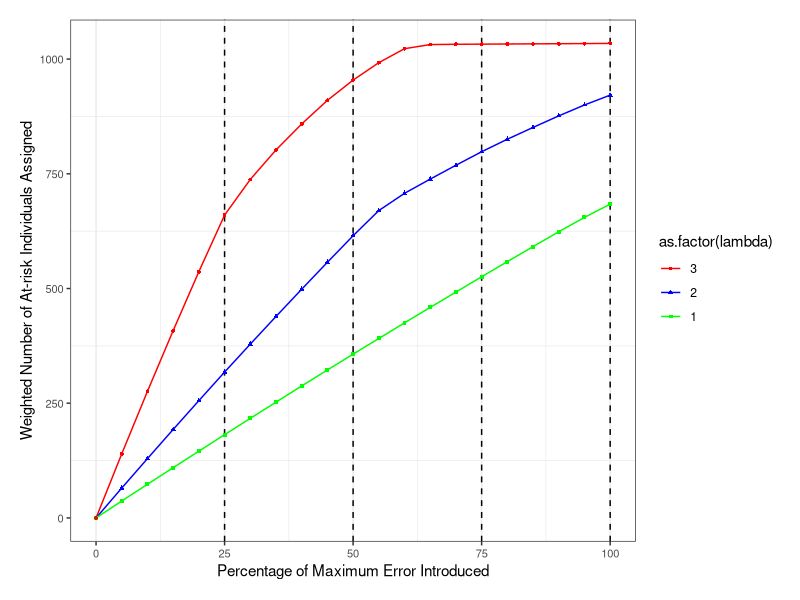
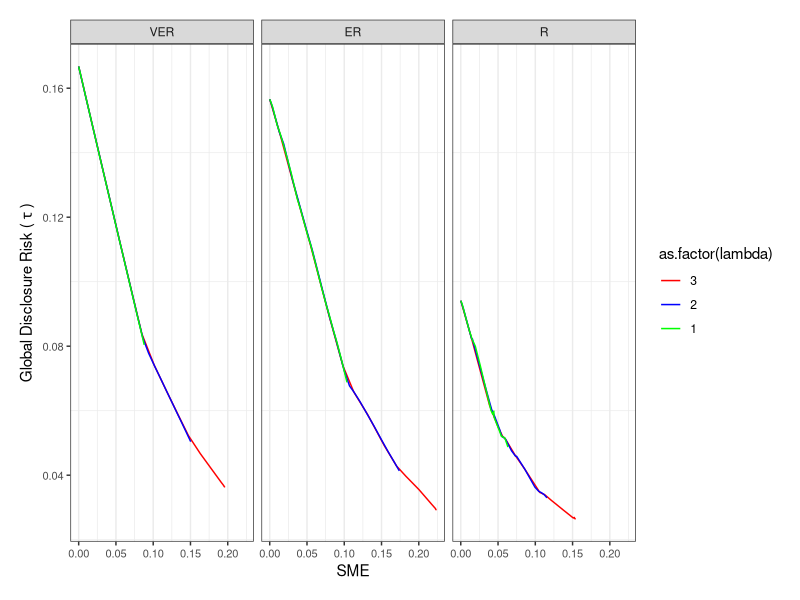
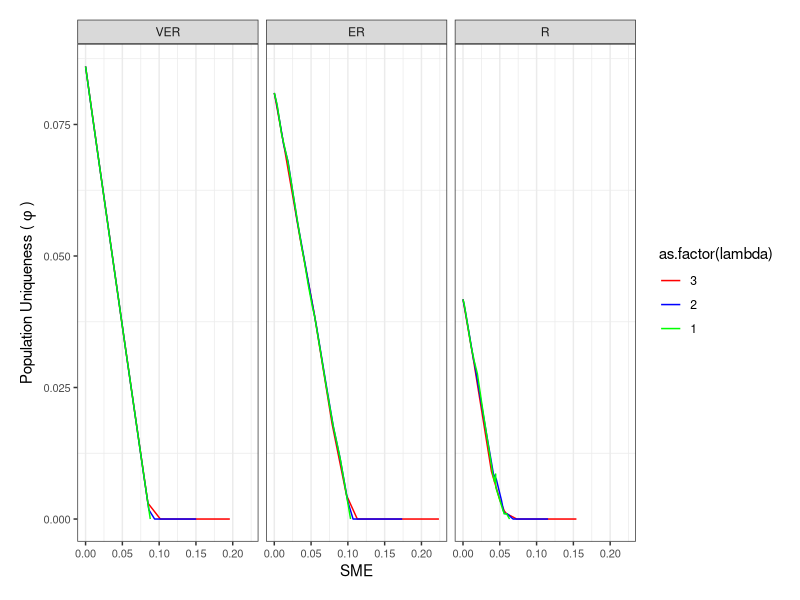

The R script that drew these images, in order:
library(ggplot2)
library(dplyr)


########------------- Read data -------------############

options(scipen=999)
bi.data <- readr::read_csv("bi_objective.csv", show_col_types = FALSE)


########------------- Objectives -------------############
bi.data0 <- bi.data %>% filter(predicate == "VER")
bi.data0$f2[bi.data0$lambda == 1] <- as.numeric(bi.data0[bi.data0$lambda == 1, ]$f2) * 100 / 740.725589257187
bi.data0$f2[bi.data0$lambda == 2] <- as.numeric(bi.data0[bi.data0$lambda == 2, ]$f2) * 100 / 1313.37213444108
bi.data0$f2[bi.data0$lambda == 3] <- as.numeric(bi.data0[bi.data0$lambda == 3, ]$f2) * 100 / 2839.76182586111
bi.data0$lambda <- factor(bi.data0$lambda , levels = c("3", "2", "1"))

f0 <- ggplot(data = bi.data0, aes(x=f2, y=f1, fill=as.factor(lambda))) +
  geom_vline(xintercept=25,linetype=2) +
  geom_vline(xintercept=50,linetype=2) +
  geom_vline(xintercept=75,linetype=2) +
  geom_vline(xintercept=100,linetype=2) +
  #geom_line(aes(linetype=as.factor(lambda), color=as.factor(lambda))) +
  geom_line(aes(color=as.factor(lambda))) +
  geom_point(aes(shape=as.factor(lambda), color=as.factor(lambda)), size=1) +
  labs(y="Weighted Number of At-risk Individuals Assigned", x="Percentage of Maximum Error Introduced") +
  scale_colour_manual(values = c("red", "blue", "green")) +
  #scale_colour_grey(start = 0.1, end = 0.8) +
  theme_bw() + 
  theme(plot.margin = margin(0.5, 0.5, 0.5, 0.5, unit = "cm"),
        strip.placement = "outside",
        axis.text = element_text(size = 8),
        panel.grid.major.y = element_blank())
f0 


########------------- Metrics -------------############

bi.data$predicate <- factor(bi.data$predicate, levels = c("VER", "ER", "R"))
bi.data$lambda <- factor(bi.data$lambda , levels = c("3", "2", "1"))

f1 <- ggplot(data = bi.data, aes(x=smape, y=risk_1, fill=as.factor(lambda))) +
  #geom_line(aes(linetype=as.factor(lambda), color=as.factor(lambda))) +
  geom_line(aes(color=as.factor(lambda))) +
  #geom_point(aes(shape=as.factor(lambda), color=as.factor(lambda)), size=1) +
  labs(x="SME", y=expression("Global Disclosure Risk ("~tau~')')) +
  facet_grid(cols=vars(predicate)) +
  scale_colour_manual(values = c("red", "blue", "green")) +
  #scale_colour_grey(start = 0.1, end = 0.8) +
  theme_bw() + 
  theme(plot.margin = margin(0.5, 0.5, 0.5, 0.5, unit = "cm"),
        strip.placement = "outside",
        axis.text = element_text(size = 8),
        panel.grid.major.y = element_blank())
f1 

f2 <- ggplot(data = bi.data, aes(x=smape, y=risk_2, fill=as.factor(lambda))) +
  #geom_line(aes(linetype=as.factor(lambda), color=as.factor(lambda))) +
  geom_line(aes(color=as.factor(lambda))) +
  #geom_point(aes(shape=as.factor(lambda), color=as.factor(lambda)), size=1) +
  labs(x="SME", y=expression("Population Uniqueness ("~phi~')')) +
  facet_grid(cols=vars(predicate)) +
  scale_colour_manual(values = c("red", "blue", "green")) +
  #scale_colour_grey(start = 0.1, end = 0.8) +
  theme_bw() + 
  theme(plot.margin = margin(0.5, 0.5, 0.5, 0.5, unit = "cm"),
        strip.placement = "outside",
        axis.text = element_text(size = 8),
        panel.grid.major.y = element_blank())
f2
